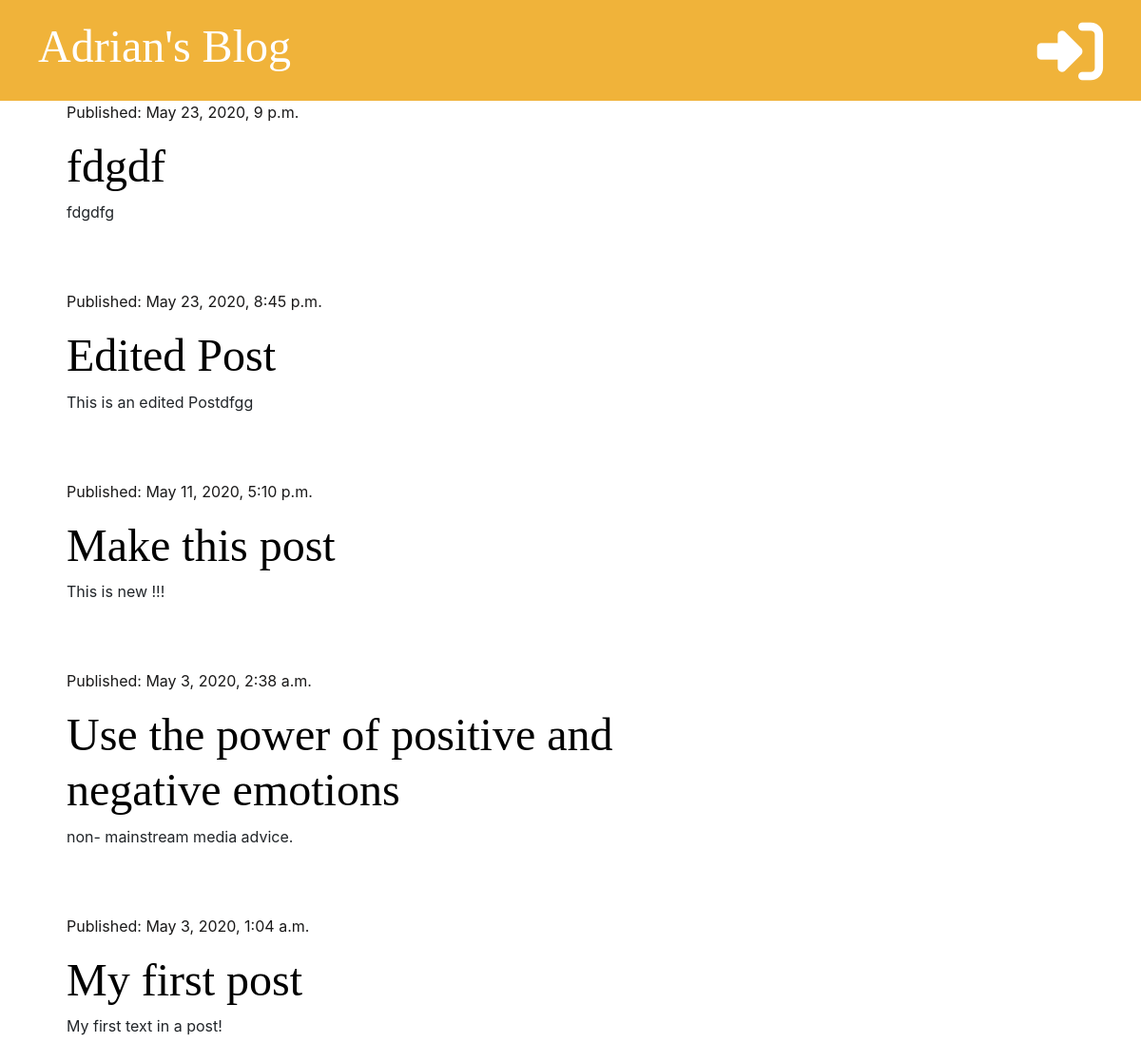
The app's page /, older data.
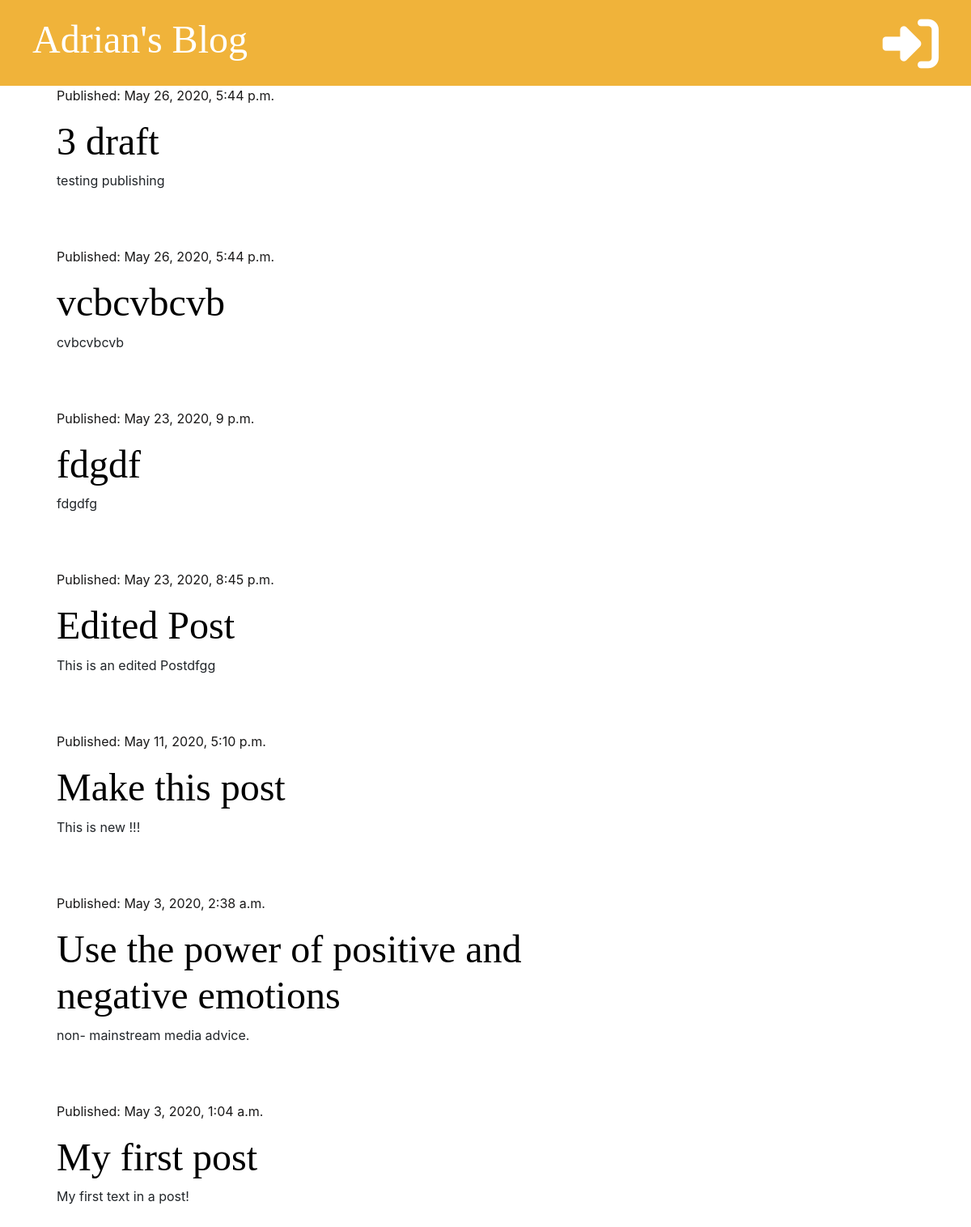
The same page, newer data.
### blog/models.py (models this page shows, shortened)
class Post(models.Model):
    author = models.ForeignKey('auth.User', on_delete=models.CASCADE)
    title = models.CharField(max_length=200)
    text = models.TextField()
    create_date = models.DateTimeField(default=timezone.now)
    published_date = models.DateTimeField(blank=True, null=True)

### blog/views.py (the view)
# urls.py: path('', views.post_list, name='post_list'),
def post_list(request):
    posts = Post.objects.filter(published_date__lte=timezone.now()).order_by('-published_date')
    stuff_for_frontend = {'posts': posts}
    return render(request, 'blog/post_list.html', stuff_for_frontend)

### blog/templates/blog/post_list.html (shortened to what this page needs)
{% extends 'blog/base.html' %}
{% block content %}
    {% for post in posts %}
        <div class="post">
            <div class="date">
                <p>Published: {{ post.published_date }}</p>
            </div>
            <h1><a href="{% url 'post_detail' pk=post.pk %}">{{ post.title }}</a></h1>
            <p>{{ post.text|truncatewords:50|linebreaksbr }}</p>
        </div>
    {% endfor %}
{% endblock %}

Row changes from the older to the newer data that the page shows:
added Post: published_date "May 26, 2020, 5:44 p.m.", title "3 draft", text "testing publishing"
added Post: published_date "May 26, 2020, 5:44 p.m.", title "vcbcvbcvb", text "cvbcvbcvb"
